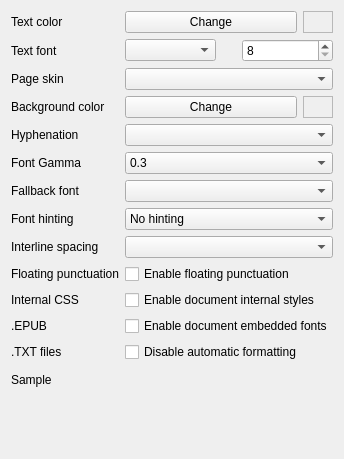
     <widget class="QWidget" name="tabDefStyle">
      <attribute name="title">
       <string>Styles</string>
      </attribute>
      <layout class="QVBoxLayout" name="verticalLayout_5">
       <item>
        <layout class="QFormLayout" name="formLayout">
         <property name="fieldGrowthPolicy">
          <enum>QFormLayout::AllNonFixedFieldsGrow</enum>
         </property>
         <item row="0" column="0">
          <widget class="QLabel" name="label_6">
           <property name="text">
            <string>Text color</string>
           </property>
          </widget>
         </item>
         <item row="0" column="1">
          <layout class="QHBoxLayout" name="horizontalLayout_11">
           <item>
            <widget class="QPushButton" name="btnTextColor">
             <property name="sizePolicy">
              <sizepolicy hsizetype="Preferred" vsizetype="Fixed">
               <horstretch>0</horstretch>
               <verstretch>0</verstretch>
              </sizepolicy>
             </property>
             <property name="text">
              <string>Change</string>
             </property>
            </widget>
           </item>
           <item>
            <widget class="QFrame" name="frmTextColor">
             <property name="sizePolicy">
              <sizepolicy hsizetype="Maximum" vsizetype="Preferred">
               <horstretch>0</horstretch>
               <verstretch>0</verstretch>
              </sizepolicy>
             </property>
             <property name="minimumSize">
              <size>
               <width>20</width>
               <height>20</height>
              </size>
             </property>
             <property name="maximumSize">
              <size>
               <width>30</width>
               <height>30</height>
              </size>
             </property>
             <property name="sizeIncrement">
              <size>
               <width>4</width>
               <height>4</height>
              </size>
             </property>
             <property name="baseSize">
              <size>
               <width>0</width>
               <height>0</height>
              </size>
             </property>
             <property name="autoFillBackground">
              <bool>true</bool>
             </property>
             <property name="frameShape">
              <enum>QFrame::StyledPanel</enum>
             </property>
             <property name="frameShadow">
              <enum>QFrame::Sunken</enum>
             </property>
             <property name="lineWidth">
              <number>1</number>
             </property>
             <property name="midLineWidth">
              <number>5</number>
             </property>
            </widget>
           </item>
          </layout>
         </item>
         <item row="3" column="0">
          <widget class="QLabel" name="label_12">
           <property name="text">
            <string>Text font</string>
           </property>
          </widget>
         </item>
         <item row="3" column="1">
          <layout class="QHBoxLayout" name="horizontalLayout_14">
           <item>
            <widget class="QComboBox" name="cbTextFontFace">
             <property name="sizePolicy">
              <sizepolicy hsizetype="Preferred" vsizetype="Fixed">
               <horstretch>0</horstretch>
               <verstretch>0</verstretch>
              </sizepolicy>
             </property>
            </widget>
           </item>
           <item>
            <spacer name="horizontalSpacer_3">
             <property name="orientation">
              <enum>Qt::Horizontal</enum>
             </property>
             <property name="sizeType">
              <enum>QSizePolicy::Maximum</enum>
             </property>
             <property name="sizeHint" stdset="0">
              <size>
               <width>20</width>
               <height>20</height>
              </size>
             </property>
            </spacer>
           </item>
           <item>
            <widget class="QSpinBox" name="sbTextFontSize">
             <property name="minimum">
              <number>8</number>
             </property>
             <property name="maximum">
              <number>100</number>
             </property>
            </widget>
           </item>
          </layout>
         </item>
         <item row="4" column="0">
          <widget class="QLabel" name="label_14">
           <property name="text">
            <string>Page skin</string>
           </property>
          </widget>
         </item>
         <item row="4" column="1">
          <widget class="QComboBox" name="cbPageSkin">
           <property name="sizePolicy">
            <sizepolicy hsizetype="Preferred" vsizetype="Fixed">
             <horstretch>0</horstretch>
             <verstretch>0</verstretch>
            </sizepolicy>
           </property>
           <property name="minimumSize">
            <size>
             <width>60</width>
             <height>0</height>
            </size>
           </property>
           <property name="maximumSize">
            <size>
             <width>16777215</width>
             <height>16777215</height>
            </size>
           </property>
           <property name="baseSize">
            <size>
             <width>60</width>
             <height>0</height>
            </size>
           </property>
          </widget>
         </item>
         <item row="6" column="0">
          <widget class="QLabel" name="label_8">
           <property name="text">
            <string>Background color</string>
           </property>
          </widget>
         </item>
         <item row="6" column="1">
          <layout class="QHBoxLayout" name="horizontalLayout_10">
           <item>
            <widget class="QPushButton" name="btnBgColor">
             <property name="sizePolicy">
              <sizepolicy hsizetype="Preferred" vsizetype="Fixed">
               <horstretch>0</horstretch>
               <verstretch>0</verstretch>
              </sizepolicy>
             </property>
             <property name="text">
              <string>Change</string>
             </property>
            </widget>
           </item>
           <item>
            <widget class="QFrame" name="frmBgColor">
             <property name="sizePolicy">
              <sizepolicy hsizetype="Maximum" vsizetype="Preferred">
               <horstretch>0</horstretch>
               <verstretch>0</verstretch>
              </sizepolicy>
             </property>
             <property name="minimumSize">
              <size>
               <width>20</width>
               <height>20</height>
              </size>
             </property>
             <property name="maximumSize">
              <size>
               <width>30</width>
               <height>30</height>
              </size>
             </property>
             <property name="autoFillBackground">
              <bool>true</bool>
             </property>
             <property name="frameShape">
              <enum>QFrame::StyledPanel</enum>
             </property>
             <property name="frameShadow">
              <enum>QFrame::Sunken</enum>
             </property>
             <property name="lineWidth">
              <number>1</number>
             </property>
             <property name="midLineWidth">
              <number>5</number>
             </property>
            </widget>
           </item>
          </layout>
         </item>
         <item row="7" column="0">
          <widget class="QLabel" name="label_9">
           <property name="text">
            <string>Hyphenation</string>
           </property>
          </widget>
         </item>
         <item row="7" column="1">
          <widget class="QComboBox" name="cbHyphenation"/>
         </item>
         <item row="13" column="0">
          <widget class="QLabel" name="label_13">
           <property name="text">
            <string>Interline spacing</string>
           </property>
          </widget>
         </item>
         <item row="13" column="1">
          <widget class="QComboBox" name="cbInterlineSpace"/>
         </item>
         <item row="14" column="0">
          <widget class="QLabel" name="label_18">
           <property name="text">
            <string>Floating punctuation</string>
           </property>
          </widget>
         </item>
         <item row="14" column="1">
          <widget class="QCheckBox" name="cbFloatingPunctuation">
           <property name="text">
            <string>Enable floating punctuation</string>
           </property>
          </widget>
         </item>
         <item row="17" column="0">
          <widget class="QLabel" name="label_17">
           <property name="text">
            <string>.TXT files</string>
           </property>
          </widget>
         </item>
         <item row="17" column="1">
          <widget class="QCheckBox" name="cbTxtPreFormatted">
           <property name="text">
            <string>Disable automatic formatting</string>
           </property>
          </widget>
         </item>
         <item row="19" column="0">
          <widget class="QLabel" name="label_15">
           <property name="text">
            <string>Sample</string>
           </property>
          </widget>
         </item>
         <item row="19" column="1">
          <widget class="CR3View" name="crSample" native="true">
           <property name="sizePolicy">
            <sizepolicy hsizetype="Expanding" vsizetype="Expanding">
             <horstretch>0</horstretch>
             <verstretch>0</verstretch>
            </sizepolicy>
           </property>
           <property name="minimumSize">
            <size>
             <width>80</width>
             <height>80</height>
            </size>
           </property>
          </widget>
         </item>
         <item row="8" column="1">
          <widget class="QComboBox" name="cbFontGamma">
           <property name="sizePolicy">
            <sizepolicy hsizetype="Preferred" vsizetype="Fixed">
             <horstretch>0</horstretch>
             <verstretch>0</verstretch>
            </sizepolicy>
           </property>
           <property name="minimumSize">
            <size>
             <width>60</width>
             <height>0</height>
            </size>
           </property>
           <property name="maximumSize">
            <size>
             <width>16777215</width>
             <height>16777215</height>
            </size>
           </property>
           <property name="baseSize">
            <size>
             <width>60</width>
             <height>0</height>
            </size>
           </property>
           <item>
            <property name="text">
             <string>0.3</string>
            </property>
           </item>
           <item>
            <property name="text">
             <string>0.35</string>
            </property>
           </item>
           <item>
            <property name="text">
             <string>0.4</string>
            </property>
           </item>
           <item>
            <property name="text">
             <string>0.45</string>
            </property>
           </item>
           <item>
            <property name="text">
             <string>0.5</string>
            </property>
           </item>
           <item>
            <property name="text">
             <string>0.55</string>
            </property>
           </item>
           <item>
            <property name="text">
             <string>0.6</string>
            </property>
           </item>
           <item>
            <property name="text">
             <string>0.65</string>
            </property>
           </item>
           <item>
            <property name="text">
             <string>0.7</string>
            </property>
           </item>
           <item>
            <property name="text">
             <string>0.75</string>
            </property>
           </item>
           <item>
            <property name="text">
             <string>0.8</string>
            </property>
           </item>
           <item>
            <property name="text">
             <string>0.85</string>
            </property>
           </item>
           <item>
            <property name="text">
             <string>0.9</string>
            </property>
           </item>
           <item>
            <property name="text">
             <string>0.95</string>
            </property>
           </item>
           <item>
            <property name="text">
             <string>0.98</string>
            </property>
           </item>
           <item>
            <property name="text">
             <string>1.0</string>
            </property>
           </item>
           <item>
            <property name="text">
             <string>1.02</string>
            </property>
           </item>
           <item>
            <property name="text">
             <string>1.05</string>
            </property>
           </item>
           <item>
            <property name="text">
             <string>1.1</string>
            </property>
           </item>
           <item>
            <property name="text">
             <string>1.15</string>
            </property>
           </item>
           <item>
            <property name="text">
             <string>1.2</string>
            </property>
           </item>
           <item>
            <property name="text">
             <string>1.25</string>
            </property>
           </item>
           <item>
            <property name="text">
             <string>1.3</string>
            </property>
           </item>
           <item>
            <property name="text">
             <string>1.35</string>
            </property>
           </item>
           <item>
            <property name="text">
             <string>1.4</string>
            </property>
           </item>
           <item>
            <property name="text">
             <string>1.45</string>
            </property>
           </item>
           <item>
            <property name="text">
             <string>1.5</string>
            </property>
           </item>
           <item>
            <property name="text">
             <string>1.6</string>
            </property>
           </item>
           <item>
            <property name="text">
             <string>1.7</string>
            </property>
           </item>
           <item>
            <property name="text">
             <string>1.8</string>
            </property>
           </item>
           <item>
            <property name="text">
             <string>1.9</string>
            </property>
           </item>
          </widget>
         </item>
         <item row="8" column="0">
          <widget class="QLabel" name="label_19">
           <property name="text">
            <string>Font Gamma</string>
           </property>
          </widget>
         </item>
         <item row="12" column="0">
          <widget class="QLabel" name="label_35">
           <property name="text">
            <string>Font hinting</string>
           </property>
          </widget>
         </item>
         <item row="12" column="1">
          <widget class="QComboBox" name="cbFontHinting">
           <property name="sizePolicy">
            <sizepolicy hsizetype="Preferred" vsizetype="Fixed">
             <horstretch>0</horstretch>
             <verstretch>0</verstretch>
            </sizepolicy>
           </property>
           <property name="minimumSize">
            <size>
             <width>60</width>
             <height>0</height>
            </size>
           </property>
           <property name="maximumSize">
            <size>
             <width>16777215</width>
             <height>16777215</height>
            </size>
           </property>
           <property name="baseSize">
            <size>
             <width>60</width>
             <height>0</height>
            </size>
           </property>
           <item>
            <property name="text">
             <string>No hinting</string>
            </property>
           </item>
           <item>
            <property name="text">
             <string>Use bytecode</string>
            </property>
           </item>
           <item>
            <property name="text">
             <string>Autohinting</string>
            </property>
           </item>
          </widget>
         </item>
         <item row="11" column="0">
          <widget class="QLabel" name="label_36">
           <property name="text">
            <string>Fallback font</string>
           </property>
          </widget>
         </item>
         <item row="11" column="1">
          <widget class="QComboBox" name="cbFallbackFontFace">
           <property name="sizePolicy">
            <sizepolicy hsizetype="Preferred" vsizetype="Fixed">
             <horstretch>0</horstretch>
             <verstretch>0</verstretch>
            </sizepolicy>
           </property>
          </widget>
         </item>
         <item row="15" column="1">
          <widget class="QCheckBox" name="cbEnableDocumentStyles">
           <property name="text">
            <string>Enable document internal styles</string>
           </property>
          </widget>
         </item>
         <item row="15" column="0">
          <widget class="QLabel" name="label_38">
           <property name="text">
            <string>Internal CSS</string>
           </property>
          </widget>
         </item>
         <item row="16" column="1">
          <widget class="QCheckBox" name="cbEnableEmbeddedFonts">
           <property name="text">
            <string>Enable document embedded fonts</string>
           </property>
          </widget>
         </item>
         <item row="16" column="0">
          <widget class="QLabel" name="label_37">
           <property name="text">
            <string>.EPUB</string>
           </property>
          </widget>
         </item>
        </layout>
       </item>
      </layout>
     </widget>
